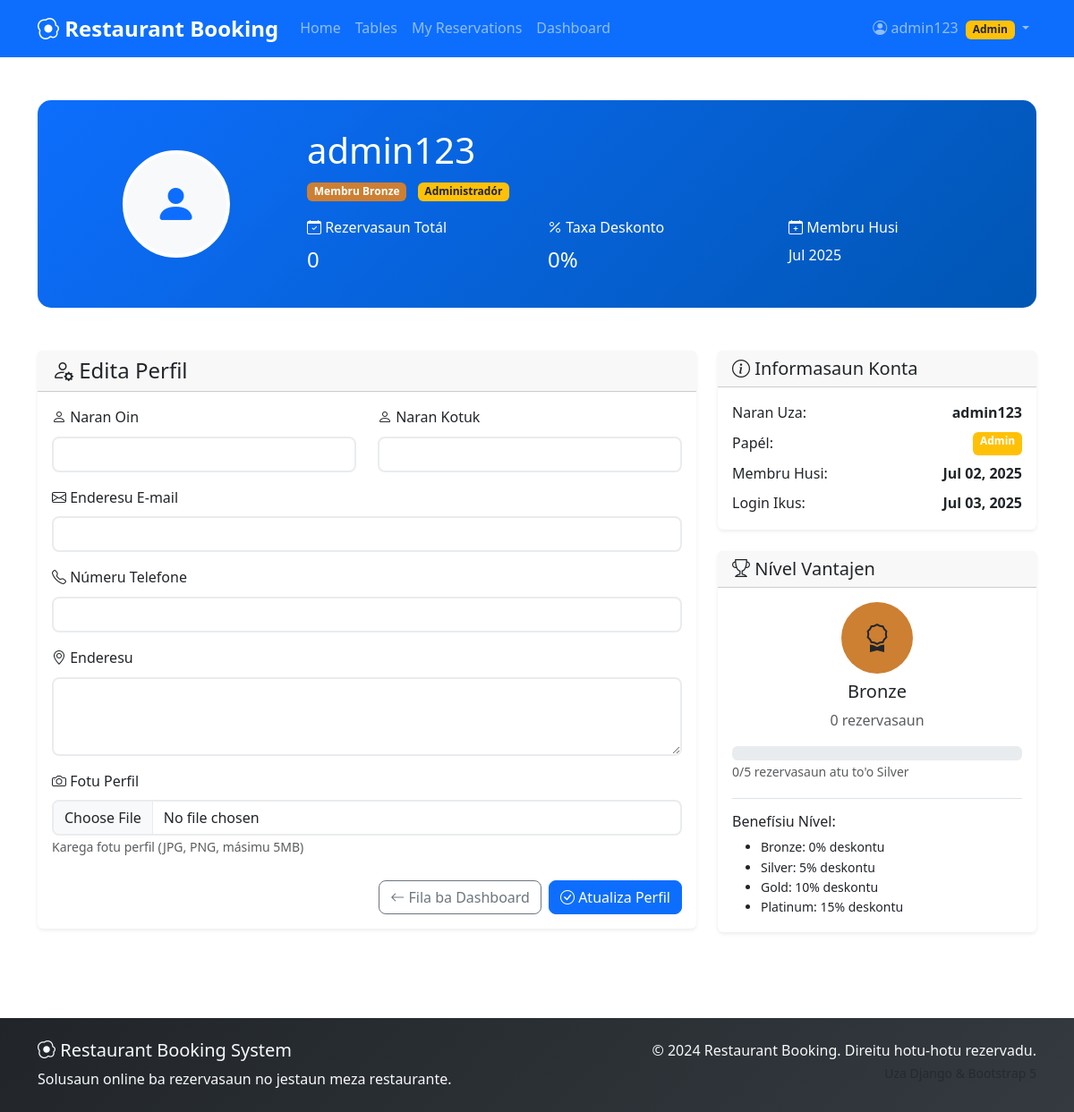
The page /accounts/profile/ (signed in) on the database its author committed.
### accounts/models.py (models this page shows, shortened)
class User(AbstractUser):
    ROLE_CHOICES = [
        ('admin', 'Admin'),
        ('customer', 'Customer'),
    ]
    ADVANTAGE_LEVELS = [
        ('bronze', 'Bronze'),
        ('silver', 'Silver'),
        ('gold', 'Gold'),
        ('platinum', 'Platinum'),
    ]
    role = models.CharField(max_length=10, choices=ROLE_CHOICES, default='customer')
    phone = models.CharField(max_length=15, blank=True)
    address = models.TextField(blank=True)
    advantage_level = models.CharField(max_length=10, choices=ADVANTAGE_LEVELS, default='bronze')
    total_bookings = models.PositiveIntegerField(default=0, help_text="Total restaurant reservations made")
    profile_picture = models.ImageField(upload_to='profiles/', blank=True, null=True)
    created_at = models.DateTimeField(auto_now_add=True)
    updated_at = models.DateTimeField(auto_now=True)
    def get_discount_percentage(self):
        discounts = {
            'bronze': 0,
            'silver': 5,
            'gold': 10,
            'platinum': 15,
        }
        return discounts.get(self.advantage_level, 0)

### accounts/views.py (the view)
# urls.py: path('profile/', views.profile_view, name='profile'),
@login_required
def profile_view(request):
    if request.method == 'POST':
        form = UserProfileForm(request.POST, request.FILES, instance=request.user)
        if form.is_valid():
            form.save()
            messages.success(request, 'Profile updated successfully!')
            return redirect('accounts:profile')
    else:
        form = UserProfileForm(instance=request.user)
    return render(request, 'accounts/profile.html', {'form': form})

### accounts/forms.py
class UserProfileForm(forms.ModelForm):
    class Meta:
        model = User
        fields = ['first_name', 'last_name', 'email', 'phone', 'address', 'profile_picture']
        widgets = {
            'first_name': forms.TextInput(attrs={'class': 'form-control'}),
            'last_name': forms.TextInput(attrs={'class': 'form-control'}),
            'email': forms.EmailInput(attrs={'class': 'form-control'}),
            'phone': forms.TextInput(attrs={'class': 'form-control'}),
            'address': forms.Textarea(attrs={'class': 'form-control', 'rows': 3}),
            'profile_picture': forms.FileInput(attrs={'class': 'form-control'}),
        }

### templates/accounts/profile.html (shortened to what this page needs)
{% extends 'base.html' %}
{% load static %}
{% block content %}
<div class="container py-5">
    <div class="row mb-5">
        <div class="col-12">
            <div class="profile-header">
                <div class="row align-items-center">
                    <div class="col-md-3 text-center">
                        {% if user.profile_picture %}
                            <img src="{{ user.profile_picture.url }}" alt="Fotu Perfil" class="profile-avatar">
                        {% else %}
                            <div class="profile-avatar bg-light d-flex align-items-center justify-content-center mx-auto">
                                <i class="bi bi-person-fill text-primary" style="font-size: 3rem;"></i>
                            </div>
                        {% endif %}
                    </div>
                    <div class="col-md-9">
                        <h1 class="mb-2">{{ user.get_full_name|default:user.username }}</h1>
                        <p class="mb-3">
                            <span class="badge level-{{ user.advantage_level }} me-2">
                                Membru {{ user.get_advantage_level_display }}
                            </span>
                            {% if user.role == 'admin' %}
                                <span class="badge bg-warning text-dark">Administradór</span>
                            {% endif %}
                        </p>
                        <div class="row">
                            <div class="col-md-4">
                                <div class="mb-2">
                                    <i class="bi bi-calendar-check"></i> Rezervasaun Totál
                                </div>
                                <div class="h4">{{ user.total_bookings }}</div>
                            </div>
                            <div class="col-md-4">
                                <div class="mb-2">
                                    <i class="bi bi-percent"></i> Taxa Deskonto
                                </div>
                                <div class="h4">{{ user.get_discount_percentage }}%</div>
                            </div>
                            <div class="col-md-4">
                                <div class="mb-2">
                                    <i class="bi bi-calendar-plus"></i> Membru Husi
                                </div>
                                <div class="h6">{{ user.date_joined|date:"M Y" }}</div>
                            </div>
                        </div>
                    </div>
                </div>
            </div>
        </div>
    </div>
    <div class="row">
        <div class="col-lg-8">
            <div class="card shadow-sm">
                <div class="card-header">
                    <h4 class="mb-0">
                        <i class="bi bi-person-gear"></i> Edita Perfil
                    </h4>
                </div>
                <div class="card-body">
                    <form method="post" enctype="multipart/form-data" class="needs-validation" novalidate>
                        <div class="row mb-3">
                            <div class="col-md-6">
                                <label for="{{ form.first_name.id_for_label }}" class="form-label">
                                    <i class="bi bi-person"></i> Naran Oin
                                </label>
                                {{ form.first_name }}
                            </div>
                            <div class="col-md-6">
                                <label for="{{ form.last_name.id_for_label }}" class="form-label">
                                    <i class="bi bi-person"></i> Naran Kotuk
                                </label>
                                {{ form.last_name }}
                            </div>
                        </div>
                        <div class="mb-3">
                            <label for="{{ form.email.id_for_label }}" class="form-label">
                                <i class="bi bi-envelope"></i> Enderesu E-mail
                            </label>
                            {{ form.email }}
                        </div>
                        <div class="mb-3">
                            <label for="{{ form.phone.id_for_label }}" class="form-label">
                                <i class="bi bi-telephone"></i> Númeru Telefone
                            </label>
                            {{ form.phone }}
                        </div>
                        <div class="mb-3">
                            <label for="{{ form.address.id_for_label }}" class="form-label">
                                <i class="bi bi-geo-alt"></i> Enderesu
                            </label>
                            {{ form.address }}
                        </div>
                        <div class="mb-4">
                            <label for="{{ form.profile_picture.id_for_label }}" class="form-label">
                                <i class="bi bi-camera"></i> Fotu Perfil
                            </label>
                            {{ form.profile_picture }}
                            <small class="form-text text-muted">
                                Karega fotu perfil (JPG, PNG, másimu 5MB)
                            </small>
                        </div>
                        <div class="d-grid gap-2 d-md-flex justify-content-md-end">
                            <a href="{% url 'dashboard:dashboard' %}" class="btn btn-outline-secondary">
                                <i class="bi bi-arrow-left"></i> Fila ba Dashboard
                            </a>
                            <button type="submit" class="btn btn-primary">
                                <i class="bi bi-check-circle"></i> Atualiza Perfil
                            </button>
                        </div>
                    </form>
                </div>
            </div>
        </div>
        <div class="col-lg-4">
            <div class="card shadow-sm mb-4">
                <div class="card-header">
                    <h5 class="mb-0">
                        <i class="bi bi-info-circle"></i> Informasaun Konta
                    </h5>
                </div>
                <div class="card-body">
                    <div class="d-flex justify-content-between mb-2">
                        <span>Naran Uza:</span>
                        <strong>{{ user.username }}</strong>
                    </div>
                    <div class="d-flex justify-content-between mb-2">
                        <span>Papél:</span>
                        <span class="badge bg-{{ user.role|yesno:'warning,primary' }}">
                            {{ user.get_role_display }}
                        </span>
                    </div>
                    <div class="d-flex justify-content-between mb-2">
                        <span>Membru Husi:</span>
                        <strong>{{ user.date_joined|date:"M d, Y" }}</strong>
                    </div>
                    <div class="d-flex justify-content-between">
                        <span>Login Ikus:</span>
                        <strong>{{ user.last_login|date:"M d, Y" }}</strong>
                    </div>
                </div>
            </div>
            <div class="card shadow-sm">
                <div class="card-header">
                    <h5 class="mb-0">
                        <i class="bi bi-trophy"></i> Nível Vantajen
                    </h5>
                </div>
                <div class="card-body">
                    <div class="text-center mb-3">
                        <div class="level-badge level-{{ user.advantage_level }} p-3 rounded-circle d-inline-flex align-items-center justify-content-center"
                             style="width: 80px; height: 80px;">
                            <i class="bi bi-award fs-2"></i>
                        </div>
                        <h5 class="mt-2">{{ user.get_advantage_level_display }}</h5>
                        <p class="text-muted">{{ user.total_bookings }} rezervasaun</p>
                    </div>
                    <div class="mb-3">
                        {% if user.advantage_level == 'bronze' %}
                            <div class="progress">
                            </div>
                            <small class="text-muted">
                                {% if user.total_bookings < 5 %}
                                    {{ user.total_bookings }}/5 rezervasaun atu to'o Silver
                                {% else %}
                                    Nível Silver atinjidu!
                                {% endif %}
                            </small>
                        {% else %}
                            <div class="progress">
                                <div class="progress-bar bg-success" style="width: 100%"></div>
                            </div>
                            <small class="text-success">Nível aas liu atinjidu!</small>
                        {% endif %}
                    </div>
                    <div class="border-top pt-3">
                        <h6>Benefísiu Nível:</h6>
                        <ul class="small mb-0">
                            <li>Bronze: 0% deskontu</li>
                            <li>Silver: 5% deskontu</li>
                            <li>Gold: 10% deskontu</li>
                            <li>Platinum: 15% deskontu</li>
                        </ul>
                    </div>
                </div>
            </div>
        </div>
    </div>
</div>
{% endblock %}

### templates/base.html (shortened to what this page needs)
<!DOCTYPE html>
<html lang="en">
<head>
    <link href="https://cdn.jsdelivr.net/npm/bootstrap@5.3.0/dist/css/bootstrap.min.css" rel="stylesheet">
    <link href="https://cdn.jsdelivr.net/npm/bootstrap-icons@1.10.0/font/bootstrap-icons.css" rel="stylesheet">
    <link href="{% load static %}{% static 'css/style.css' %}" rel="stylesheet">
</head>
<body>
    <nav class="navbar navbar-expand-lg navbar-dark bg-primary">
        <div class="container">
            <a class="navbar-brand fw-bold" href="{% url 'dashboard:home' %}">
                <i class="bi bi-egg-fried"></i> Restaurant Booking
            </a>
            <div class="collapse navbar-collapse" id="navbarNav">
                <ul class="navbar-nav me-auto">
                    <li class="nav-item">
                        <a class="nav-link" href="{% url 'dashboard:home' %}">Home</a>
                    </li>
                    <li class="nav-item">
                        <a class="nav-link" href="{% url 'rooms:room_list' %}">Tables</a>
                    </li>
                    {% if user.is_authenticated %}
                        <li class="nav-item">
                            <a class="nav-link" href="{% url 'rooms:my_bookings' %}">My Reservations</a>
                        </li>
                        <li class="nav-item">
                            <a class="nav-link" href="{% url 'dashboard:dashboard' %}">Dashboard</a>
                        </li>
                    {% endif %}
                </ul>
                <ul class="navbar-nav">
                    {% if user.is_authenticated %}
                        <li class="nav-item dropdown">
                            <a class="nav-link dropdown-toggle" href="#" role="button" data-bs-toggle="dropdown">
                                <i class="bi bi-person-circle"></i> {{ user.first_name|default:user.username }}
                                {% if user.role == 'admin' %}
                                    <span class="badge bg-warning text-dark ms-1">Admin</span>
                                {% else %}
                                    <span class="badge bg-success ms-1">{{ user.get_advantage_level_display }}</span>
                                {% endif %}
                            </a>
                        </li>
                    {% endif %}
                </ul>
            </div>
        </div>
    </nav>
    <main>
        {% block content %}{% endblock %}
    </main>
    <footer class="bg-dark text-light py-4 mt-5">
        <div class="container">
            <div class="row">
                <div class="col-md-6">
                    <h5><i class="bi bi-egg-fried"></i> Restaurant Booking System</h5>
                    <p class="mb-0">Solusaun online ba rezervasaun no jestaun meza restaurante.</p>
                </div>
                <div class="col-md-6 text-md-end">
                    <p class="mb-0">&copy; 2024 Restaurant Booking. Direitu hotu-hotu rezervadu.</p>
                    <small class="text-muted">Uza Django & Bootstrap 5</small>
                </div>
            </div>
        </div>
    </footer>
    <script src="{% load static %}{% static 'js/main.js' %}"></script>
</body>
</html>

### static/css/style.css (style rules this page uses)
:root { --primary-color: #0d6efd; --secondary-color: #6c757d; --success-color: #198754; --warning-color: #ffc107; --danger-color: #dc3545; --info-color: #0dcaf0; --light-color: #f8f9fa; --dark-color: #212529; }
body { font-family: 'Segoe UI', Tahoma, Geneva, Verdana, sans-serif; line-height: 1.6; }
.card { transition: transform 0.2s ease-in-out, box-shadow 0.2s ease-in-out; border: none; }
.btn { border-radius: 8px; font-weight: 500; transition: all 0.2s ease; }
.form-control, .form-select { border-radius: 8px; border: 2px solid #e9ecef; transition: border-color 0.2s ease, box-shadow 0.2s ease; }
.navbar-brand { font-size: 1.5rem; }
.navbar-nav .nav-link { font-weight: 500; transition: color 0.2s ease; }
.level-bronze { background-color: #cd7f32; }
footer { background: linear-gradient(135deg, var(--dark-color) 0%, #343a40 100%); }
.profile-header { background: linear-gradient(135deg, var(--primary-color) 0%, #0056b3 100%); color: white; border-radius: 15px; padding: 2rem; }
.profile-avatar { width: 120px; height: 120px; border-radius: 50%; border: 4px solid white; object-fit: cover; }

### rows shown on the page
User: first_name "admin123", get_full_name "admin123", advantage_level "Bronze", total_bookings "0", get_discount_percentage "0", date_joined "Jul 2025", username "admin123", role "Admin", date_joined "Jul 02, 2025", last_login "Jul 03, 2025"
